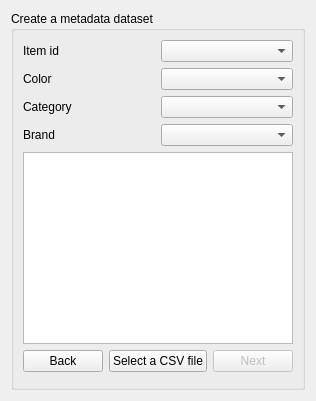
        <widget class="QWidget" name="create_metadata_dataset_page">
         <layout class="QVBoxLayout" name="verticalLayout_70">
          <item>
           <widget class="QGroupBox" name="groupbox_create_metadata_dataset">
            <property name="title">
             <string>Create a metadata dataset</string>
            </property>
            <layout class="QVBoxLayout" name="verticalLayout_67">
             <item>
              <layout class="QVBoxLayout" name="verticalLayout_68" stretch="0,0,0,0,0,0">
               <item>
                <layout class="QHBoxLayout" name="horizontalLayout_34">
                 <item>
                  <widget class="QLabel" name="label_32">
                   <property name="text">
                    <string>Item id</string>
                   </property>
                  </widget>
                 </item>
                 <item>
                  <widget class="QComboBox" name="metadata_item_id_combobox"/>
                 </item>
                </layout>
               </item>
               <item>
                <layout class="QHBoxLayout" name="horizontalLayout_36">
                 <item>
                  <widget class="QLabel" name="label_33">
                   <property name="text">
                    <string>Color</string>
                   </property>
                  </widget>
                 </item>
                 <item>
                  <widget class="QComboBox" name="metadata_color_combobox"/>
                 </item>
                </layout>
               </item>
               <item>
                <layout class="QHBoxLayout" name="horizontalLayout_43">
                 <item>
                  <widget class="QLabel" name="label_34">
                   <property name="text">
                    <string>Category</string>
                   </property>
                  </widget>
                 </item>
                 <item>
                  <widget class="QComboBox" name="metadata_category_combobox"/>
                 </item>
                </layout>
               </item>
               <item>
                <layout class="QHBoxLayout" name="horizontalLayout_44">
                 <item>
                  <widget class="QLabel" name="label_35">
                   <property name="text">
                    <string>Brand</string>
                   </property>
                  </widget>
                 </item>
                 <item>
                  <widget class="QComboBox" name="metadata_brand_combobox"/>
                 </item>
                </layout>
               </item>
               <item>
                <widget class="QTableView" name="metadata_dataset_preview_tableview"/>
               </item>
               <item>
                <layout class="QVBoxLayout" name="verticalLayout_69">
                 <item>
                  <layout class="QHBoxLayout" name="horizontalLayout_47">
                   <item>
                    <widget class="QPushButton" name="metadata_back_new_dataset_pb">
                     <property name="text">
                      <string>Back</string>
                     </property>
                    </widget>
                   </item>
                   <item>
                    <widget class="QPushButton" name="metadata_select_csv_pb">
                     <property name="text">
                      <string>Select a CSV file</string>
                     </property>
                    </widget>
                   </item>
                   <item>
                    <widget class="QPushButton" name="metadata_next_new_dataset">
                     <property name="enabled">
                      <bool>false</bool>
                     </property>
                     <property name="text">
                      <string>Next</string>
                     </property>
                    </widget>
                   </item>
                  </layout>
                 </item>
                </layout>
               </item>
              </layout>
             </item>
             <item>
              <widget class="QSplitter" name="splitter_13">
               <property name="orientation">
                <enum>Qt::Vertical</enum>
               </property>
               <widget class="QSplitter" name="splitter_14">
                <property name="orientation">
                 <enum>Qt::Vertical</enum>
                </property>
               </widget>
              </widget>
             </item>
            </layout>
           </widget>
          </item>
         </layout>
        </widget>
